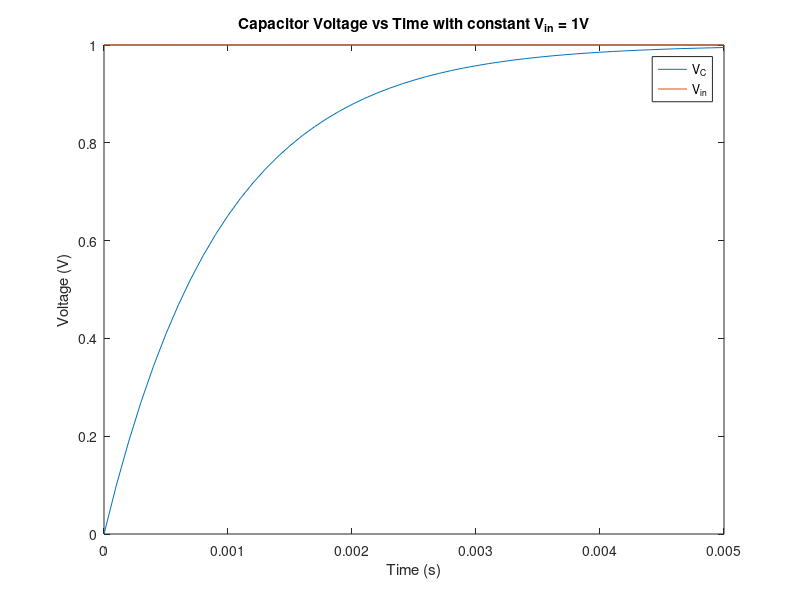

Reproduce this figure in MATLAB. (Note: this script raises an error after producing the figure.)
%% Part 1 RC Circuit Simulation.
R = 1e3;% Resistance
C = 1e-6;% Capacitance
t0= 0; %Start Time in seconds 
tf= 5*R*C; %End Time in seconds
h = 0.0001;% time step in seconds
V_in_0 = 1; 
V_C_0 = 0;

% Time Series
t = linspace(t0,tf,((tf-t0)/h) +1);
V_in = V_in_0*ones(1,length(t)) ; % input voltage source
V_C = zeros(1, length(t));
V_C(1,1) = V_C_0;



%% Equation to implement: V_c,k+1 = (1 - h/RC)*V_c,k + (h/RC)*V_in,k
%                                 =  a&V_c,k + b*V_in,k
b = h/(R*C);
a = 1-b;

%%
% transformation matrix 
% Keeping all voltages in a Voltage vector V, here we only have 2 voltages,
% V_in and V_C; V = (V_C; V_in)
V = [V_C; V_in];
A = [a b];
for i = 2:length(t)
    V(1,i) = A*V(:,i-1);
end

%% Plotting and Analysis

% *Task 1.2 - 1* 

figure();
plot(t, V);
title('Capacitor Voltage vs Time with constant V_{in} = 1V');
legend('V_C','V_{in}');
ylabel('Voltage (V)');
xlabel('Time (s)');

% *Task 1.2 -2*

% Using capVoltage function to test with a few different h values.
% four test h values, h<<RC, h<RC, h = RC<, h > RC

%%
Vtest = [zeros(1, length(t)); V_in];
Vt1 = capVoltage(0.00001, R, C, Vtest);
Vt2 = capVoltage(0.0001, R, C, Vtest);
Vt3 = capVoltage(0.001, R, C, Vtest);
Vt4 = capVoltage(0.01, R, C, Vtest);

figure();
subplot(2,2,1);
plot(t, Vt1);
title('V_C vs Time, h<<RC');
legend('V_C','V_{in}');
ylabel('Voltage (V)');
xlabel('Time (s)');
subplot(2,2,2);
plot(t, Vt2);
title('V_C vs Time, h<RC');
legend('V_C','V_{in}');
ylabel('Voltage (V)');
xlabel('Time (s)');
subplot(2,2,3);
plot(t, Vt3);
title('V_C vs Time, h=RC');
legend('V_C','V_{in}');
ylabel('Voltage (V)');
xlabel('Time (s)');
subplot(2,2,4);
plot(t, Vt4);
title('V_C vs Time, h>RC');
legend('V_C','V_{in}');
ylabel('Voltage (V)');
xlabel('Time (s)');

% When the value of h is equal to or greater than RC the curve is
% incorrect. The curve is also incorrect when h is very very less than RC.

% Theoretical Vc = 1 - exp(-t/RC)
%%
Vtheoretical = 1 - exp(-t/(R*C));

figure();
hold on;
plot(t, Vt3);
plot(t, Vt2(1,:));
plot(t, Vtheoretical);
hold off;
legend('Incorrect h','V_{in}', 'Correct h', 'Theoretical V_C');
ylabel('Voltage (V)');
xlabel('Time (s)');
title('Various capacitor charging curves vs time');



% *Task 1.2 -3*

% $\tau = RC$ 






